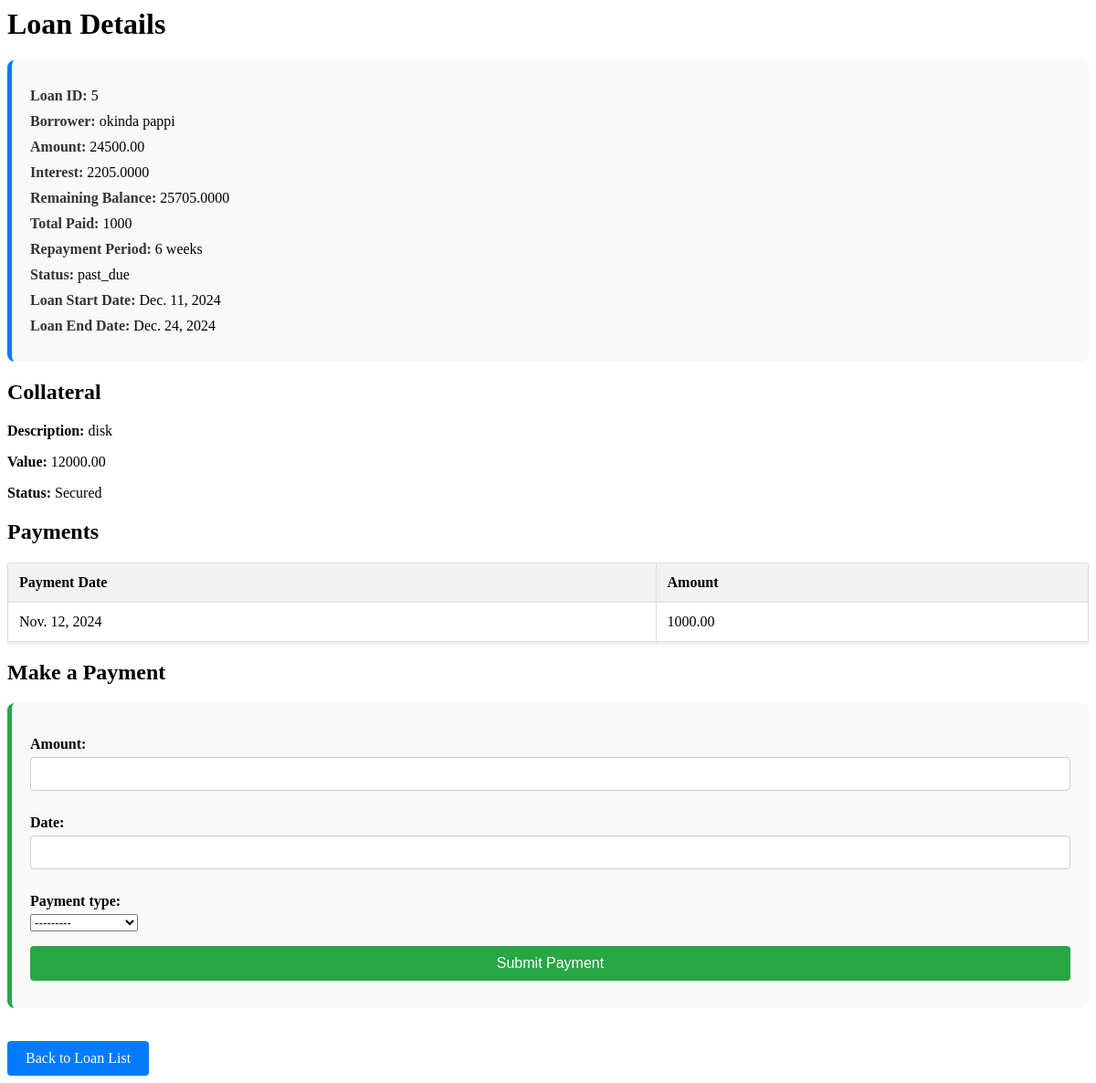
/loan/5/, run on the app's committed database.
### loans/models.py (models this page shows, shortened)
class Loan(models.Model):
    id = models.AutoField(primary_key=True)
    borrower = models.ForeignKey(Borrower, on_delete=models.CASCADE)
    amount = models.DecimalField(max_digits=10, decimal_places=2)
    interest_rate = models.DecimalField(max_digits=4, decimal_places=2)  # Example: 5.00 for 5%
    repayment_period_weeks = models.IntegerField()
    start_date = models.DateField()
    end_date = models.DateField()
    STATUS_CHOICES = [
        ('active', 'Active'),
        ('past_due', 'Past Due'),
        ('paid_off', 'Paid Off'),
    ]
    status = models.CharField(max_length=10, choices=STATUS_CHOICES, default='active')
    receipt_serial = models.CharField(max_length=20, blank=True, null=True, unique=True)
    receipt_hash = models.CharField(max_length=128, blank=True, null=True)
    def calculate_total_interest(self):
        return (self.amount * self.interest_rate ) / 100
    def calculate_remaining_balance(self):
        if self.pk is None:
            return self.amount + self.calculate_total_interest()
        total_paid = self.payments.aggregate(Sum('amount'))['amount__sum'] or 0
        return self.amount + self.calculate_total_interest() - total_paid

class Borrower(models.Model):
    id = models.AutoField(primary_key=True)
    name = models.CharField(max_length=255)
    phone = models.CharField(max_length=15)
    email = models.EmailField()
    BUSINESS_TYPE_CHOICES = [
        ('student', 'Student'),
        ('business', 'Business'),
    ]
    business_type = models.CharField(max_length=10, choices=BUSINESS_TYPE_CHOICES)
    front_id = models.ImageField(upload_to='borrower_ids/', blank=True, null=True)
    back_id = models.ImageField(upload_to='borrower_ids/', blank=True, null=True)

class Collateral(models.Model):
    id = models.AutoField(primary_key=True)
    loan = models.ForeignKey('Loan', on_delete=models.CASCADE)  # Using string reference
    description = models.CharField(max_length=255, blank=True, null=True)
    value = models.DecimalField(max_digits=10, decimal_places=2, blank=True, null=True) # Estimated value of the collateral
    COLLATERAL_STATUS_CHOICES = [
        ('secured', 'Secured'),
        ('released', 'Released'),
        ('reposessed', 'Repossessed'),
        ('none', 'none')
    ]
    status = models.CharField(max_length=10, choices=COLLATERAL_STATUS_CHOICES, default='none')
    date_added = models.DateField(auto_now_add=True)

class Payment(models.Model):
    id = models.AutoField(primary_key=True)
    loan = models.ForeignKey(Loan, related_name='payments', on_delete=models.CASCADE)
    amount = models.DecimalField(max_digits=10, decimal_places=2)
    date = models.DateField()
    PAYMENT_TYPE_CHOICES = [
        ('bank_transfer', 'Bank Transfer'),
        ('mobile_payment', 'Mobile Payment'),
    ]
    payment_type = models.CharField(max_length=20, choices=PAYMENT_TYPE_CHOICES)
    is_late = models.BooleanField(default=False)

### loans/views.py (the view)
# urls.py: path('loan/<int:loan_id>/', views.loan_detail, name='loan_detail'),
def loan_detail(request, loan_id):
    loan = get_object_or_404(Loan, id=loan_id)
    payments = loan.payments.all()  # Use 'loan.payments' instead of 'Payment.objects.filter(loan=loan)'
    remaining_balance = loan.calculate_remaining_balance()
    total_paid = payments.aggregate(Sum('amount'))['amount__sum'] or 0
    if request.method == "POST":
        form = PaymentForm(request.POST)
        if form.is_valid():
            payment = form.save(commit=False)
            payment.loan = loan
            payment.save()
            if loan.calculate_remaining_balance() <= 0:
                loan.status = 'paid_off'
            elif loan.end_date < date.today():
                loan.status = 'past_due'
            else:
                loan.status = 'active'
            loan.save()  # Save the updated status
            return redirect('payment_confirmation', loan_id=loan.id)  # Ensure 'payment_confirmation' URL exists
    else:
        form = PaymentForm()
    context = {
        'loan': loan,
        'payments': payments,
        'remaining_balance': remaining_balance,
        'total_paid': total_paid,
        'form': form,
    }
    return render(request, 'loan_detail.html', context)

### loans/forms.py
class PaymentForm(forms.ModelForm):
    class Meta:
        model = Payment
        fields = ['amount', 'date', 'payment_type']

### templates/loan_detail.html (shortened to what this page needs)
{% block content %}
    {% load static %}
    <link rel="stylesheet" href="{% static 'css/loan_detail.css' %}">
    <h1>Loan Details</h1>
    <div class="loan-details">
        <p><strong>Loan ID:</strong> {{ loan.id }}</p>
        <p><strong>Borrower:</strong> {{ loan.borrower.name }}</p>
        <p><strong>Amount:</strong> {{ loan.amount }}</p>
        <p><strong>Interest:</strong> {{ loan.calculate_total_interest }}</p>
        <p><strong>Remaining Balance:</strong> {{ remaining_balance }}</p>
        <p><strong>Total Paid:</strong> {{ total_paid }}</p>
        <p><strong>Repayment Period:</strong> {{ loan.repayment_period_weeks }} weeks</p>
        <p><strong>Status:</strong> {{ loan.status }}</p>
        <p><strong>Loan Start Date:</strong> {{ loan.start_date }}</p>
        <p><strong>Loan End Date:</strong> {{ loan.end_date }}</p>
    </div>
    <h2>Collateral</h2>
    <div class="collateral-details">
        {% if loan.collateral_set.exists %}
            {% for collateral in loan.collateral_set.all %}
                <p><strong>Description:</strong> {{ collateral.description|default:"No description" }}</p>
                <p><strong>Value:</strong> {{ collateral.value|default:"Not specified" }}</p>
                <p><strong>Status:</strong> {{ collateral.get_status_display }}</p>
            {% endfor %}
        {% else %}
            <p>No collateral provided.</p>
        {% endif %}
    </div>
    <h2>Payments</h2>
    <table>
        <thead>
            <tr>
                <th>Payment Date</th>
                <th>Amount</th>
            </tr>
        </thead>
        <tbody>
            {% for payment in payments %}
            <tr>
                <td>{{ payment.date }}</td>
                <td>{{ payment.amount }}</td>
            </tr>
            {% endfor %}
        </tbody>
    </table>
    <h2>Make a Payment</h2>
    <form method="POST">
        {{ form.as_p }}
        <button type="submit">Submit Payment</button>
    </form>
    <a href="{% url 'loan_list' %}">Back to Loan List</a>
{% endblock %}

### static/css/loan_detail.css (style rules this page uses)
.loan-details { background: #f9f9fa; padding: 20px; border-radius: 8px; margin-bottom: 20px; border-left: 5px solid #007bff; }
.loan-details p { margin: 10px 0; font-size: 16px; }
.loan-details strong { color: #333; }
table { width: 100%; border-collapse: collapse; margin-top: 20px; background: #fff; box-shadow: 0 2px 4px rgba(0, 0, 0, 0.1); }
table th, table td { border: 1px solid #ddd; padding: 12px; text-align: left; }
table th { background-color: #f2f2f2; font-weight: bold; }
form { background: #f9f9fa; padding: 20px; border-radius: 8px; margin-top: 20px; border-left: 5px solid #28a745; }
form label { display: block; margin-bottom: 5px; font-weight: bold; }
form input, form button { padding: 10px; margin-bottom: 10px; border: 1px solid #ccc; border-radius: 4px; width: 100%; box-sizing: border-box; }
form button { background-color: #28a745; color: white; border: none; cursor: pointer; font-size: 16px; }
a { display: inline-block; margin-top: 20px; padding: 10px 20px; background-color: #007bff; color: white; text-decoration: none; border-radius: 4px; }

### data on the page
Loan: id "5", borrower.name "okinda pappi", amount "24500.00", calculate_total_interest "2205.0000", repayment_period_weeks "6", status "past_due", start_date "Dec. 11, 2024", end_date "Dec. 24, 2024"
Collateral: description "disk", value "12000.00", status "Secured"
Payment: date "Nov. 12, 2024", amount "1000.00"

### other printed values
{{ remaining_balance }} "25705.0000"
{{ total_paid }} "1000"
